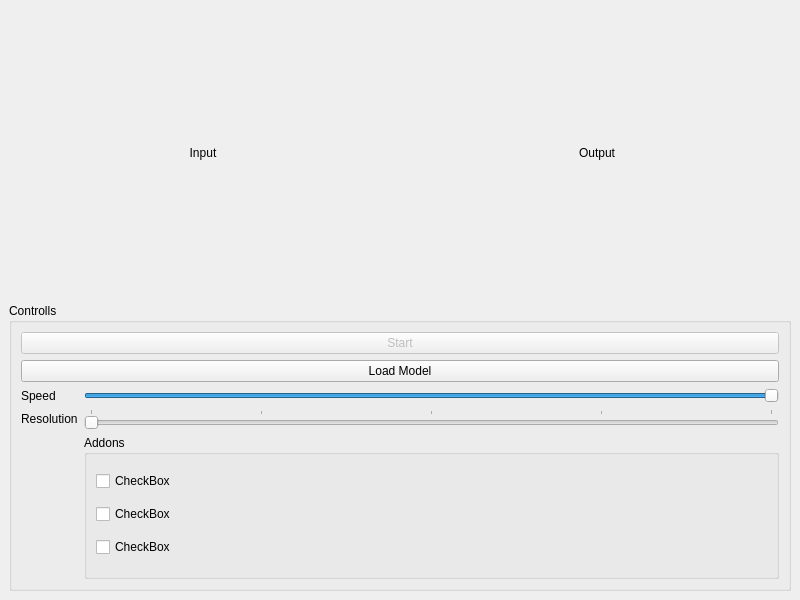
<?xml version="1.0" encoding="UTF-8"?>
<ui version="4.0">
 <class>MainWindow</class>
 <widget class="QMainWindow" name="MainWindow">
  <property name="geometry">
   <rect>
    <x>0</x>
    <y>0</y>
    <width>800</width>
    <height>600</height>
   </rect>
  </property>
  <property name="baseSize">
   <size>
    <width>500</width>
    <height>500</height>
   </size>
  </property>
  <property name="windowTitle">
   <string>Marching Cubes</string>
  </property>
  <property name="windowIcon">
   <iconset theme="face-smile"/>
  </property>
  <widget class="QWidget" name="centralwidget">
   <layout class="QGridLayout" name="gridLayout_2">
    <item row="2" column="0" colspan="2">
     <widget class="QGroupBox" name="controllBox">
      <property name="title">
       <string>Controlls</string>
      </property>
      <layout class="QGridLayout" name="gridLayout">
       <item row="0" column="0" colspan="2">
        <widget class="QPushButton" name="startBtn">
         <property name="enabled">
          <bool>false</bool>
         </property>
         <property name="text">
          <string>Start</string>
         </property>
         <property name="checkable">
          <bool>false</bool>
         </property>
         <property name="checked">
          <bool>false</bool>
         </property>
        </widget>
       </item>
       <item row="1" column="0" colspan="2">
        <widget class="QPushButton" name="loadBtn">
         <property name="text">
          <string>Load Model</string>
         </property>
        </widget>
       </item>
       <item row="2" column="0">
        <widget class="QLabel" name="speedLabel">
         <property name="text">
          <string>Speed</string>
         </property>
        </widget>
       </item>
       <item row="2" column="1">
        <widget class="QSlider" name="speedSlider">
         <property name="minimum">
          <number>50</number>
         </property>
         <property name="maximum">
          <number>100</number>
         </property>
         <property name="sliderPosition">
          <number>100</number>
         </property>
         <property name="orientation">
          <enum>Qt::Horizontal</enum>
         </property>
         <property name="invertedAppearance">
          <bool>false</bool>
         </property>
        </widget>
       </item>
       <item row="3" column="0">
        <widget class="QLabel" name="resolutionLabel">
         <property name="text">
          <string>Resolution</string>
         </property>
        </widget>
       </item>
       <item row="3" column="1">
        <widget class="QSlider" name="resolutionSlider">
         <property name="maximum">
          <number>4</number>
         </property>
         <property name="singleStep">
          <number>1</number>
         </property>
         <property name="pageStep">
          <number>10</number>
         </property>
         <property name="tracking">
          <bool>true</bool>
         </property>
         <property name="orientation">
          <enum>Qt::Horizontal</enum>
         </property>
         <property name="tickPosition">
          <enum>QSlider::TicksAbove</enum>
         </property>
         <property name="tickInterval">
          <number>1</number>
         </property>
        </widget>
       </item>
       <item row="4" column="1">
        <widget class="QGroupBox" name="addonBox">
         <property name="title">
          <string>Addons</string>
         </property>
         <layout class="QVBoxLayout" name="verticalLayout">
          <item>
           <widget class="QCheckBox" name="checkBox">
            <property name="text">
             <string>CheckBox</string>
            </property>
           </widget>
          </item>
          <item>
           <widget class="QCheckBox" name="checkBox_2">
            <property name="text">
             <string>CheckBox</string>
            </property>
           </widget>
          </item>
          <item>
           <widget class="QCheckBox" name="checkBox_3">
            <property name="text">
             <string>CheckBox</string>
            </property>
           </widget>
          </item>
         </layout>
        </widget>
       </item>
      </layout>
     </widget>
    </item>
    <item row="0" column="0">
     <layout class="QVBoxLayout" name="inputLayout">
      <item>
       <widget class="QLabel" name="inputLabel">
        <property name="sizePolicy">
         <sizepolicy hsizetype="Minimum" vsizetype="Minimum">
          <horstretch>0</horstretch>
          <verstretch>0</verstretch>
         </sizepolicy>
        </property>
        <property name="text">
         <string>Input</string>
        </property>
        <property name="alignment">
         <set>Qt::AlignCenter</set>
        </property>
       </widget>
      </item>
     </layout>
    </item>
    <item row="0" column="1">
     <layout class="QVBoxLayout" name="outputLayout">
      <item>
       <widget class="QLabel" name="outputLabel">
        <property name="enabled">
         <bool>true</bool>
        </property>
        <property name="sizePolicy">
         <sizepolicy hsizetype="Minimum" vsizetype="Minimum">
          <horstretch>0</horstretch>
          <verstretch>0</verstretch>
         </sizepolicy>
        </property>
        <property name="text">
         <string>Output</string>
        </property>
        <property name="alignment">
         <set>Qt::AlignCenter</set>
        </property>
       </widget>
      </item>
     </layout>
    </item>
   </layout>
  </widget>
 </widget>
 <resources/>
 <connections/>
</ui>
